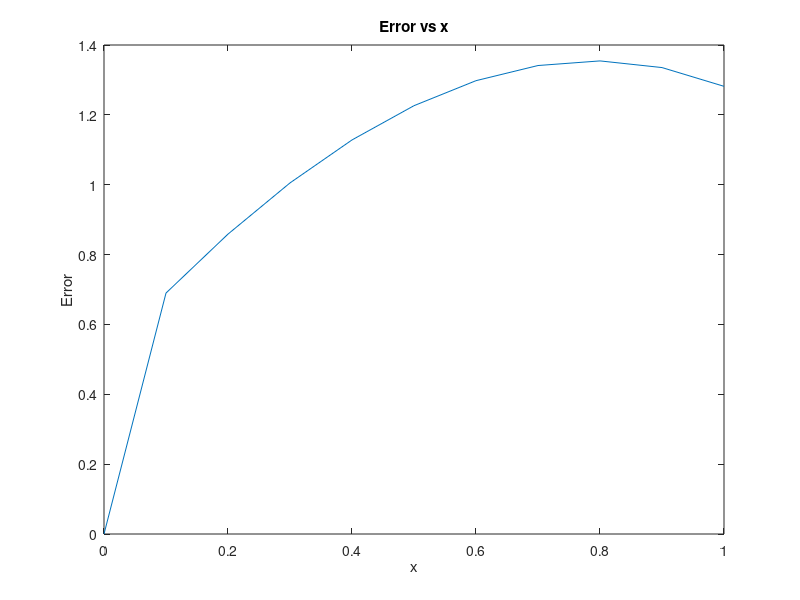

Reproduce this figure in MATLAB.
%% Final Exam Q1
%% Vibhanshu Jain - CS19B1027


%% Solve the given ODE using MATLAB
%% y'= 2x + y'
%% y(0) = -1


%% a: Euler Method

%% Define the function
myfunction = @(x,y) 2*x + y;

%% Define the initial conditions
x0 = 0;
y0 = -1;


%% Define the step size
h = 0.1;

%% Define the number of steps
n = 10;

%% Define the x vector
x = x0:h:x0 + n*h;

%% Define the y vector
y = zeros(1,n+1);
y(1) = y0;

%% Define the error vector
error = zeros(1,n+1);

%% Define the exact solution vector
exact = zeros(1,n+1);

%% Define the exact solution function
exact_solution = @(x) -1/2*x^2 + x - 1/2;

%% Calculate the exact solution
for i = 1:n+1
    exact(i) = exact_solution(x(i));
end

%% Calculate the error
for i = 1:n
    y(i+1) = y(i) + h*myfunction(x(i),y(i));
    error(i+1) = abs(exact(i+1) - y(i+1));
end

%% Plot the error
plot(x,error);
title('Error vs x');
xlabel('x');
ylabel('Error');

%% b: Runge-Kutta 4th Order method

%% Define the function 
myfunction = @(x,y) 2*x + y;

%% Define the initial conditions
x0 = 0;
y0 = -1;

%% Define the step size
h = 0.1;

%% Define the number of steps
n = 10;

%% Define the x vector
x = x0:h:x0 + n*h;

%% Define the y vector
y = zeros(1,n+1);
y(1) = y0;

%% Define the error vector
error = zeros(1,n+1);

%% Define the exact solution vector
exact = zeros(1,n+1);

%% Define the exact solution function
exact_solution = @(x) -1/2*x^2 + x - 1/2;

%% Calculate the exact solution
for i = 1:n+1
    exact(i) = exact_solution(x(i));
end

%% Calculate the error
for i = 1:n
    k1 = myfunction(x(i),y(i));
    k2 = myfunction(x(i) + h/2, y(i) + h*k1/2);
    k3 = myfunction(x(i) + h/2, y(i) + h*k2/2);
    k4 = myfunction(x(i) + h, y(i) + h*k3);
    y(i+1) = y(i) + h*(k1 + 2*k2 + 2*k3 + k4)/6;
    error(i+1) = abs(exact(i+1) - y(i+1));
end

%% Plot the error
plot(x,error);
title('Error vs x');
xlabel('x');
ylabel('Error');

